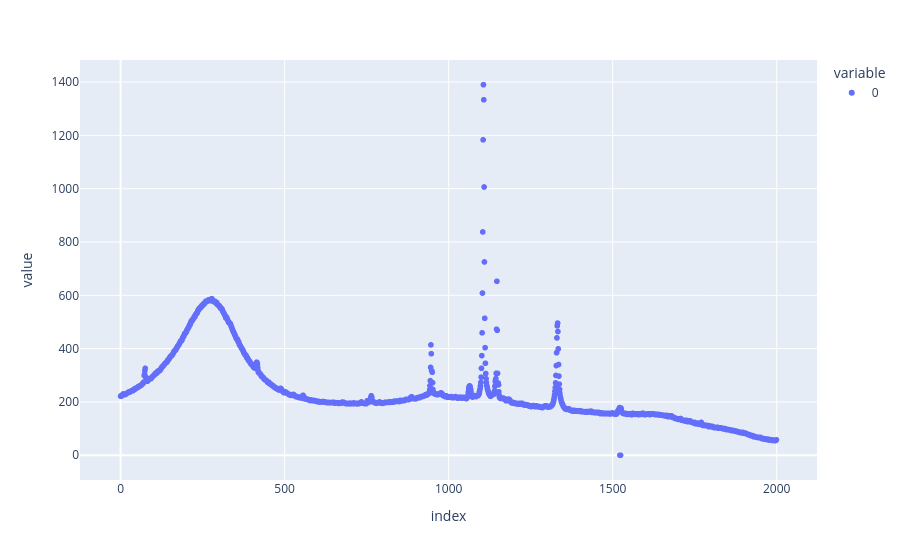

Notebook source saved alongside this figure:
### Code cell
px.scatter(I_iso[-1])

### Figure 1 — Plotly figure (JSON) as saved in the notebook; plotly's stock layout.template omitted (floating-point values rounded to 4 significant figures; data arrays with more than 128 entries replaced by an {"elided": "..."} marker saying what was removed)
{"data": [{"hovertemplate": "variable=0<br>index=%{x}<br>value=%{y}<extra></extra>", "legendgroup": "0", "marker": {"color": "#636efa", "symbol": "circle"}, "mode": "markers", "name": "0", "showlegend": true, "type": "scattergl", "x": {"elided": "2000 int values"}, "xaxis": "x", "y": {"elided": "2000 float values"}, "yaxis": "y"}], "layout": {"legend": {"title": {"text": "variable"}, "tracegroupgap": 0}, "margin": {"t": 60}, "xaxis": {"anchor": "y", "domain": [0, 1], "title": {"text": "index"}}, "yaxis": {"anchor": "x", "domain": [0, 1], "title": {"text": "value"}}}}
